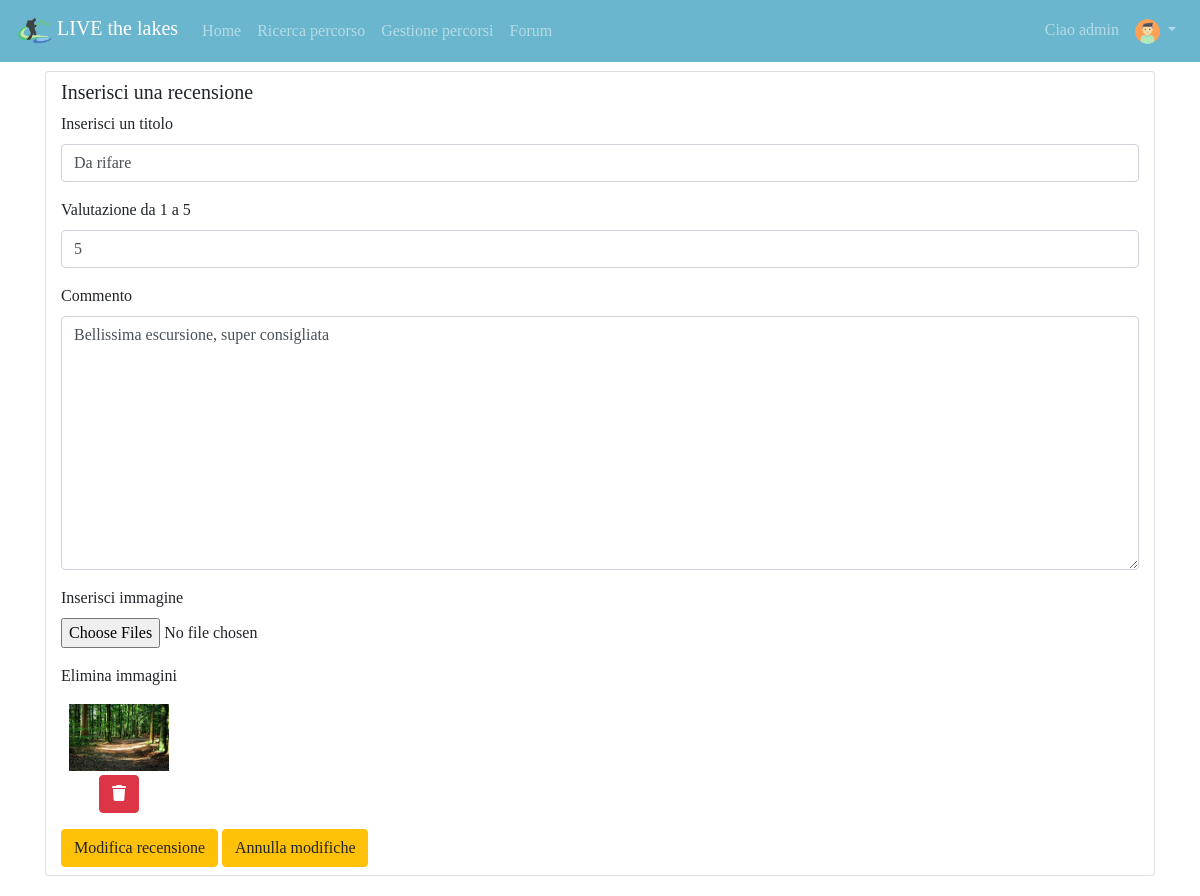
Screenshot of /path/edit_review/1-4/ (signed in) with the database file from the repository.
### pathManagement/models.py (models this page shows, shortened)
class Review(models.Model):
    class Meta:
        unique_together = (('path', 'user'),)
    path = models.ForeignKey(Path, on_delete=models.CASCADE)
    user = models.ForeignKey(Profile, on_delete=models.CASCADE)
    valuation = models.PositiveIntegerField(validators=[MinValueValidator(1), MaxValueValidator(5)])
    title = models.CharField(blank=False, max_length=255)
    comment = models.TextField(blank=False, max_length=2000)
    created_at = models.DateTimeField(auto_now_add=True)

class ListPhoto(models.Model):
    review = models.ForeignKey(Review, on_delete=models.CASCADE)
    photo = models.ImageField(blank=True, upload_to=user_review_directory_path)

### pathManagement/views.py (the view, shortened to what this page needs)
# urls.py: path('edit_review/<int:pk1>-<int:pk2>/', EditPathReview.as_view(), name='editReview'),
class EditPathReview(bc.LoginRequiredMixin, UpdateView):
    model = Review
    template_name = 'editPathReview.html'
    form_class = EditPathReviewForm
    def get(self, request, *args, **kwargs):
        var = Review.objects.filter(path__id=self.kwargs['pk2']).last() and Review.objects.filter(
            user__id=self.kwargs['pk1']).last()
        user = Profile.objects.filter(pk=var.user.pk).values('user').last()
        if get_permission(self.request, user['user']):
            return super(EditPathReview, self).get(request, *args, **kwargs)
        else:
            raise PermissionDenied
    def get_object(self, queryset=None):
        return return_review(self.kwargs.get('pk2'), self.kwargs.get('pk1'))
    def get_context_data(self, **kwargs):
        context = super(EditPathReview, self).get_context_data()
        review = return_review(self.kwargs.get('pk2'), self.kwargs.get('pk1'))
        image = ListPhoto.objects.filter(review=review)
        context['image'] = image
        context['pk_user'] = self.kwargs.get('pk1')
        context['pk_path'] = self.kwargs.get('pk2')
        return context

### pathManagement/forms.py
class EditPathReviewForm(ModelForm):
    image = forms.ImageField(required=False, label='Inserisci immagine', widget=forms.ClearableFileInput(attrs={'multiple': True}))
    class Meta:
        model = Review
        fields = ['title', 'valuation', 'comment']
        labels = {
            'comment': _('Commento'),
            'valuation': _('Valutazione da 1 a 5'),
            'title': _('Inserisci un titolo'),
        }

### forum/views.py (called while the page is built)
def get_permission(request, object_user_pk):
    print(request.user.pk)
    print(object_user_pk)
    if request.user.is_staff:
        return True
    else:
        return True if object_user_pk == request.user.pk else False

### pathManagement/views.py (called while the page is built)
def return_review(pk_path, pk_user):
    path = Path.objects.filter(id=pk_path).last()
    user = User.objects.filter(pk=pk_user).last()
    profile = Profile.objects.filter(user=user).last()
    return Review.objects.filter(user=profile, path=path).last()

### pathManagement/templates/editPathReview.html (shortened to what this page needs)
{% extends 'base.html' %}
{% load crispy_forms_tags %}
{% block slideshow %}
    <div class="container py-3">
        <div class="card py-2">
            <div class="col-md-12">
                <h5>Inserisci una recensione</h5>
                <form action="" method="post" enctype="multipart/form-data">{% csrf_token %}
                    {{ form.title|as_crispy_field }}
                    {{ form.valuation|as_crispy_field }}
                    {{ form.comment|as_crispy_field }}
                    {{ form.image|as_crispy_field }}
                    {% if image %}
                        <p>Elimina immagini</p>
                        <ul class="pagination pg-blue">
                            {% for imm in image %}
                                <li class="page-item">
                                    <div class="container px-2">
                                        <img src="{{ imm.photo.url }}" class="img-fluid" height="100" width="100">
                                        <br>
                                        <div class="text-center pt-1">
                                            <a href="{% url 'deleteImageReview' pk_user pk_path imm.pk %}"
                                               onclick="return confirm('Vuoi davvero eliminare la foto? Anche se annullerai le modifiche alla recensione, le tue foto non saranno più visibili!')"
                                               class="btn btn-danger"
                                               type="submit"
                                               role="button" style="justify-content: right"> <i
                                                    class="fas fa-trash"></i>
                                            </a>
                                        </div>
                                    </div>
                                </li>
                            {% endfor %}
                        </ul>
                    {% endif %}
                    <button class="btn btn-warning btn-rounded z-depth-0" type="submit">
                        Modifica recensione
                    </button>
                    <a role="button" class="btn btn-warning btn-rounded z-depth-0"
                       href="{% url 'detailPath' object.path.pk %}"
                       onclick="return confirm('Sei sicuro di annullare le modifiche?')">
                        Annulla modifiche
                    </a>
                </form>
            </div>
        </div>
    </div>
{% endblock %}

### templates/base.html (shortened to what this page needs)
{% load static %}
<!doctype html>
<html lang="en">
<head>
    <link rel="stylesheet" href="https://stackpath.bootstrapcdn.com/bootstrap/4.5.0/css/bootstrap.min.css"
>
    <link rel="stylesheet" href="https://cdnjs.cloudflare.com/ajax/libs/font-awesome/4.7.0/css/font-awesome.min.css">
    <link rel="stylesheet" href="https://unpkg.com/bootstrap-table@1.16.0/dist/bootstrap-table.min.css">
    <link rel="stylesheet" href="{% static 'css/style.css' %}">
</head>
<body>
<header>
    <nav class="navbar navbar-expand-md navbar-dark fixed-top">
        <a class="navbar-brand" href="{% url 'homepage' %}">
            <img src="{% static "img/logo.png" %}" width="36" height="36"
                 class="d-inline-block align-top" alt=""> LIVE the lakes
        </a>
        <div class="collapse navbar-collapse" id="navbarNav">
            <ul class="navbar-nav">
                <li class="nav-item">
                    <a class="nav-link" href="{% url 'homepage' %}">Home <span class="sr-only">(current)</span></a>
                </li>
                <li class="nav-item">
                    <a class="nav-link" href="{% url 'searchPath' %}">Ricerca percorso</a>
                </li>
                {% if request.user.is_staff %}
                    <li class="nav-item">
                        <a class="nav-link" href="{% url 'showPath' %}">Gestione percorsi</a>
                    </li>
                {% endif %}
                <li class="nav-item">
                    <a class="nav-link" href="{% url 'mainPageCategory' %}">Forum</a>
                </li>
            </ul>
            {% if not user.is_authenticated %}
                <ul class="navbar-nav ml-auto">
                    <li class="nav-item">
                        <a class="nav-link" href="{% url 'login' %}">Accedi</a>
                    </li>
                    <li class="nav-item">
                        <a class="nav-link" href="{% url 'registration' %}">Registrati</a>
                    </li>
                </ul>
            {% else %}
                <ul class="navbar-nav ml-auto">
                    <li class="nav-link">Ciao {{ user.username }} </li>
                    <li class="nav-item dropdown">
                        <a class="nav-link dropdown-toggle" href="#" id="navbarDropdown" role="button"
                           data-toggle="dropdown" aria-haspopup="true" aria-expanded="false">
                            <img class="rounded-circle" width="25" height="25" src="{{ user.profile.avatar.url }}">
                        </a>
                    </li>
                </ul>
            {% endif %}
        </div>
    </nav>
    {% block slideshow %}    {% endblock %}
</header>
<main class="py-5">
</main>
</body>
</html>

### static/css/style.css (style rules this page uses)
body { padding-top: 55px; height: 100%; position: relative; background-color: white; font-family: CustomFont; }
p { font-family: "CustomFont"; }
.navbar { background-color: #6ab6ce; }
html, header, .view { height: 100%; }

### rows the page displays
Review: title "Da rifare", valuation "5", comment "Bellissima escursione, super consigliata"
ListPhoto: photo (picture)

### other values shown
{{ user.username }} "admin"
